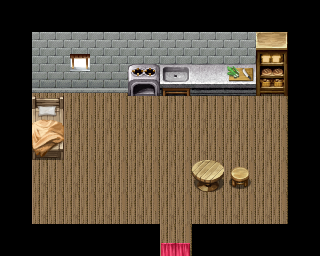

This game map was drawn from its Tiled (.tmx) file and the tilesets committed beside it. A one-line description and the full map source follow:
An orthogonal 10x8 tile map with 32x32 px tiles, 3 tile layers (Tile Layer 1, Tile Layer 2, Tile Layer 3), 3 tilesets and 9 objects (8x wall, player).

<map version="1.0" tiledversion="1.0.2" orientation="orthogonal" renderorder="right-down" width="10" height="8" tilewidth="32" tileheight="32" nextobjectid="17">
 <tileset firstgid="1" source="base colors.tsx" />
 <tileset firstgid="101" source="RPGmakerXPMegaTileset_Edited.tsx" />
 <tileset firstgid="3925" source="Interior stuff.tsx" />
 <layer name="Tile Layer 1" width="10" height="8">
  <data encoding="csv">
1,1,1,1,1,1,1,1,1,1,
1,2786,2786,2786,2786,2786,2786,2786,2786,1,
1,2786,2786,2786,2786,2786,2786,2786,2786,1,
1,2786,2786,2786,2786,2786,2786,2786,2786,1,
1,2786,2786,2786,2786,2786,2786,2786,2786,1,
1,2786,2786,2786,2786,2786,2786,2786,2786,1,
1,2786,2786,2786,2786,2786,2786,2786,2786,1,
1,1,1,1,1,2786,1,1,1,1
</data>
 </layer>
 <layer name="Tile Layer 2" width="10" height="8">
  <data encoding="csv">
0,0,0,0,0,0,0,0,0,0,
0,2715,2715,2715,2715,2715,2715,2715,2715,0,
0,2731,2731,2731,2731,2731,2731,2731,2731,0,
0,0,0,0,0,0,0,0,0,0,
0,0,0,0,0,0,0,0,0,0,
0,0,0,0,0,0,0,0,0,0,
0,0,0,0,0,0,0,0,0,0,
0,0,0,0,0,0,0,0,0,0
</data>
 </layer>
 <layer name="Tile Layer 3" width="10" height="8">
  <data encoding="csv">
0,0,0,0,0,0,0,0,0,0,
0,0,4060,0,0,0,0,0,4181,0,
0,0,4092,0,4373,4374,4375,4376,4213,0,
0,4249,0,0,0,0,0,0,0,0,
0,4281,0,0,0,0,0,0,0,0,
0,0,0,0,0,0,4309,4341,0,0,
0,0,0,0,0,0,0,0,0,0,
0,0,0,0,0,3991,0,0,0,0
</data>
 </layer>
 <objectgroup name="Object Layer 1">
  <object id="3" name="wall" type="wall" x="288" y="32" width="32" height="224" />
  <object id="4" name="wall" type="wall" x="192" y="224" width="96" height="32" />
  <object id="5" name="wall" type="wall" x="32" y="224" width="128" height="32" />
  <object id="6" name="wall" type="wall" x="0" y="32" width="32" height="224" />
  <object id="10" name="wall" type="wall" x="32" y="96" width="32" height="64" />
  <object id="11" name="wall" type="wall" x="32" y="32" width="256" height="64" />
  <object id="14" name="wall" type="wall" x="200" y="168" width="16" height="24" />
  <object id="15" name="wall" type="wall" x="232" y="168" width="16" height="16" />
  <object id="16" name="player" type="player" x="96" y="128" width="32" height="32" />
 </objectgroup>
</map>